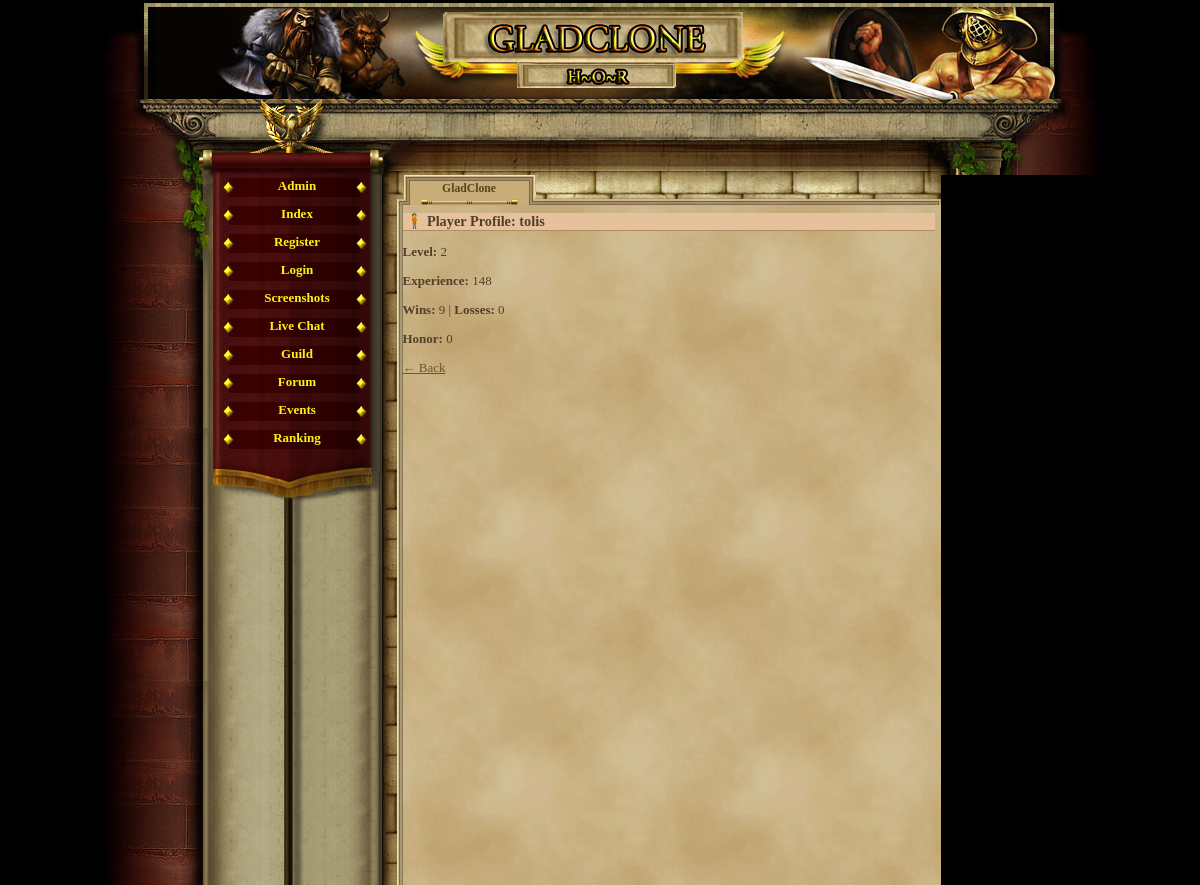
Page /player_profile.php?id=3 (signed in) on the earlier database version.
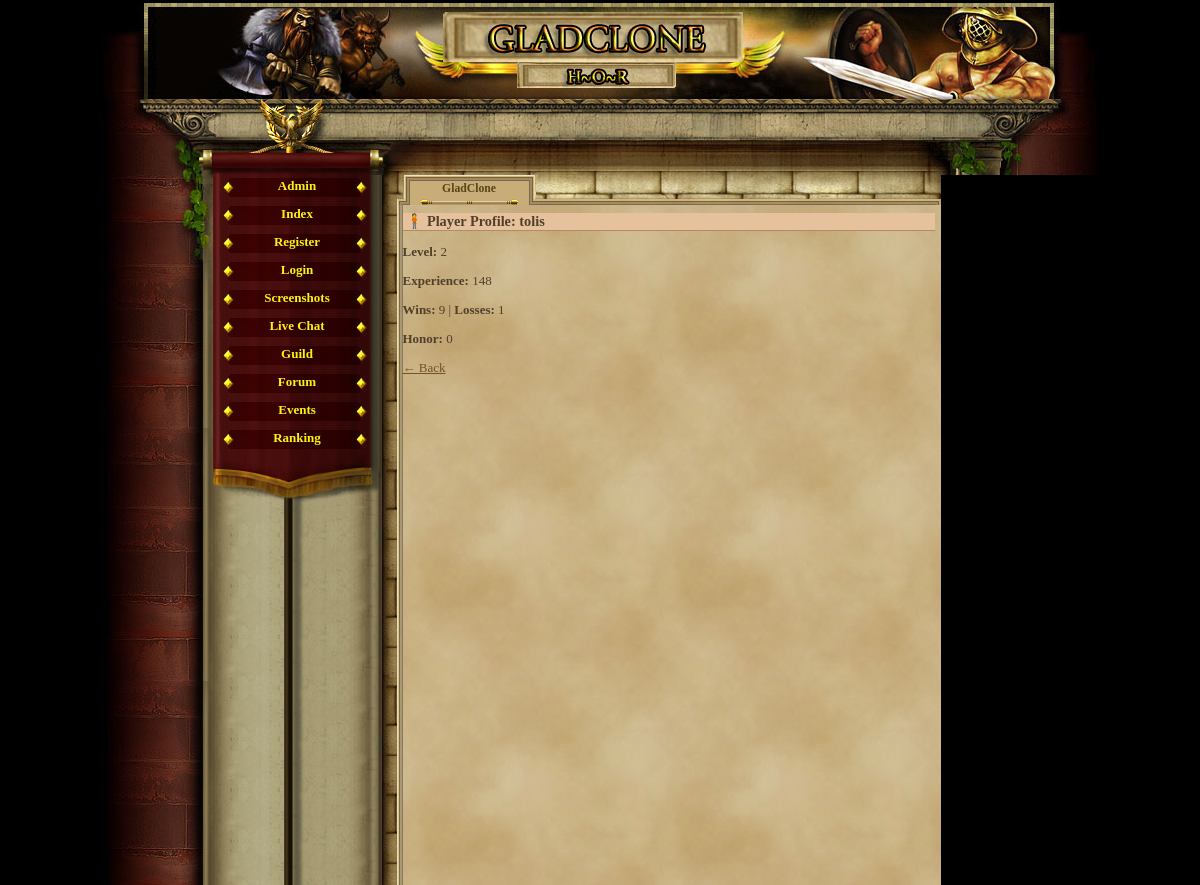
Same page on the later database version.
### tables this page shows
CREATE TABLE `gracze` (
  `id` int(11) NOT NULL AUTO_INCREMENT,
  `gracz` int(11) NOT NULL DEFAULT '0',
  `login` varchar(24) NOT NULL,
  `haslo` varchar(40) NOT NULL,
  `email` varchar(40) NOT NULL,
  `plec` tinyint(4) NOT NULL DEFAULT '0',
  `avatar` tinyint(4) NOT NULL DEFAULT '1',
  `pregunta` text NOT NULL,
  `respuesta` text NOT NULL,
  `rank` int(1) NOT NULL DEFAULT '1',
  `nivel` int(1) NOT NULL DEFAULT '1',
  `exp` int(1) NOT NULL DEFAULT '0',
  `exp_max` int(1) NOT NULL DEFAULT '10',
  `honor` int(1) NOT NULL DEFAULT '0',
  `fama` int(1) NOT NULL DEFAULT '0',
  `victorias` int(1) NOT NULL DEFAULT '0',
  `perdidas` int(1) NOT NULL DEFAULT '0',
  `oro_robado` int(1) NOT NULL DEFAULT '0',
  `oro_perdido` int(1) NOT NULL DEFAULT '0',
  `atak` int(5) NOT NULL DEFAULT '0',
  `obrona` int(3) NOT NULL DEFAULT '0',
  `sila` int(1) NOT NULL DEFAULT '5',
  `sila_i` int(1) NOT NULL DEFAULT '0',
  `sila_max` int(1) NOT NULL DEFAULT '10',
  `zrecznosc` int(1) NOT NULL DEFAULT '5',
  `zrecznosc_i` int(1) NOT NULL DEFAULT '0',
  `zrecznosc_max` int(1) NOT NULL DEFAULT '10',
  `wyrzymalosc` int(1) NOT NULL DEFAULT '5',
  `wyrzymalosc_i` int(1) NOT NULL DEFAULT '0',
  `wyrzymalosc_max` int(1) NOT NULL DEFAULT '10',
  `constitucion` int(1) NOT NULL DEFAULT '5',
  `constitucion_i` int(1) NOT NULL DEFAULT '0',
  `constitucion_max` int(1) NOT NULL DEFAULT '10',
  `carisma` int(1) NOT NULL DEFAULT '5',
  `carisma_i` int(1) NOT NULL DEFAULT '0',
  `carisma_max` int(1) NOT NULL DEFAULT '10',
  `inteligencja` int(1) NOT NULL DEFAULT '5',
  `inteligencja_i` int(1) NOT NULL DEFAULT '0',
  `inteligencja_max` int(1) NOT NULL DEFAULT '10',
  `mdchance` int(1) NOT NULL DEFAULT '0',
  `dhchance` int(1) NOT NULL DEFAULT '0',
  `ctchance` int(1) NOT NULL DEFAULT '0',
  `zycie` int(100) NOT NULL DEFAULT '100',
  `zycie_max` int(100) NOT NULL DEFAULT '100',
  `obrazenia_min` int(1) NOT NULL DEFAULT '0',
  `obrazenia_max` int(3) NOT NULL DEFAULT '2',
  `zloto` int(100) NOT NULL DEFAULT '150',
  `zloto_skarbiec` int(11) NOT NULL,
  `punkty` int(11) NOT NULL,
  `pracuje` int(11) NOT NULL,
  `ostatnia_walka_pvp` int(11) NOT NULL,
  `ostatnia_walka_pvc` int(11) NOT NULL,
  `ostatnio_zregenerowano` int(11) NOT NULL,
  `titulo` varchar(24) NOT NULL DEFAULT 'Newbie',
  `arena_level` int(11) NOT NULL,
  `rubies` int(11) NOT NULL DEFAULT '0',
  `centurion_time` int(11) NOT NULL,
  `reportes` int(1) NOT NULL DEFAULT '0',
  `mensajes` int(1) NOT NULL DEFAULT '0',
  `noticias` int(1) NOT NULL DEFAULT '0',
  `bendicion1_type` int(11) NOT NULL,
  `bendicion1_time` int(11) NOT NULL,
  `bendicion2_type` int(11) NOT NULL,
  `bendicion2_time` int(11) NOT NULL,
  `bendicion3_type` int(11) NOT NULL,
  `bendicion3_time` int(11) NOT NULL,
  `bendicion4_type` int(11) NOT NULL,
  `bendicion4_time` int(11) NOT NULL,
  `ostatnia_aktywnosc` int(11) NOT NULL DEFAULT '0',
  `username_locked` tinyint(1) NOT NULL DEFAULT '0',
  `lock_login` tinyint(1) NOT NULL DEFAULT '0',
  `is_admin` tinyint(1) NOT NULL DEFAULT '0',
  `title` varchar(100) DEFAULT NULL,
  `is_banned` tinyint(1) NOT NULL DEFAULT '0',
  PRIMARY KEY (`id`),
  UNIQUE KEY `login` (`login`)
);

### player_profile.php (the view, shortened to what this page needs)
<?php
require_once('var/ustawienia.php');
require_once('gora_strony.php');
require_once('menu_l.php');
$player_id = (int)$_GET['id'];
$stmt = $conn->prepare("SELECT id, login, nivel, exp, victorias, perdidas, honor, title FROM gracze WHERE id = ?");
$stmt->bind_param("i", $player_id);
$stmt->execute();
$player = $stmt->get_result()->fetch_assoc();
?>
<h2>🧍 Player Profile: <?= htmlspecialchars($player['login']) ?>
</h2>
<p><strong>Level:</strong> <?= $player['nivel'] ?></p>
<p><strong>Experience:</strong> <?= number_format($player['exp']) ?></p>
<p><strong>Wins:</strong> <?= $player['victorias'] ?> | <strong>Losses:</strong> <?= $player['perdidas'] ?></p>
<p><strong>Honor:</strong> <?= $player['honor'] ?></p>
<a href="index.php">← Back</a>

Differences in the rows shown:
changed gracze "tolis": perdidas "0" → "1"
